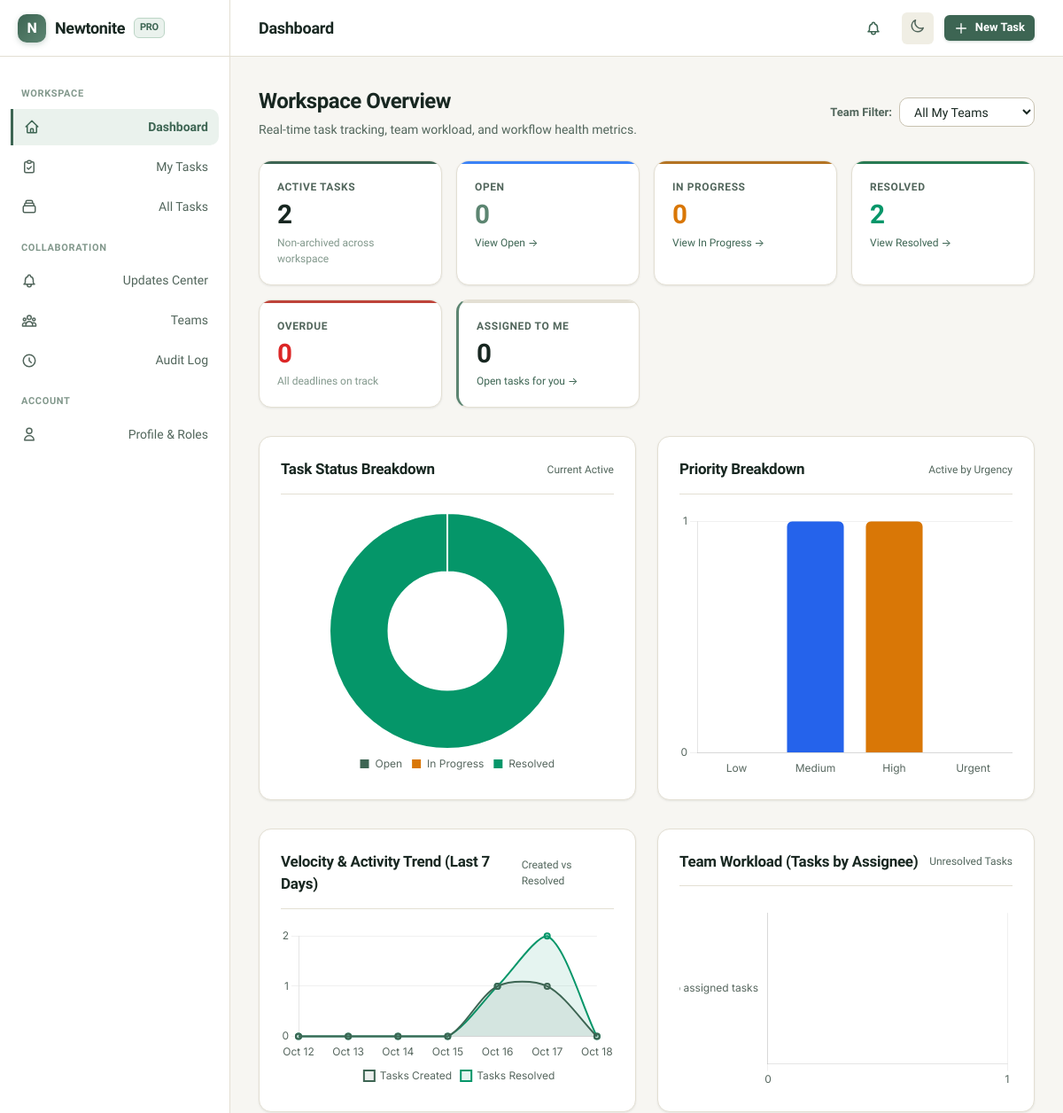
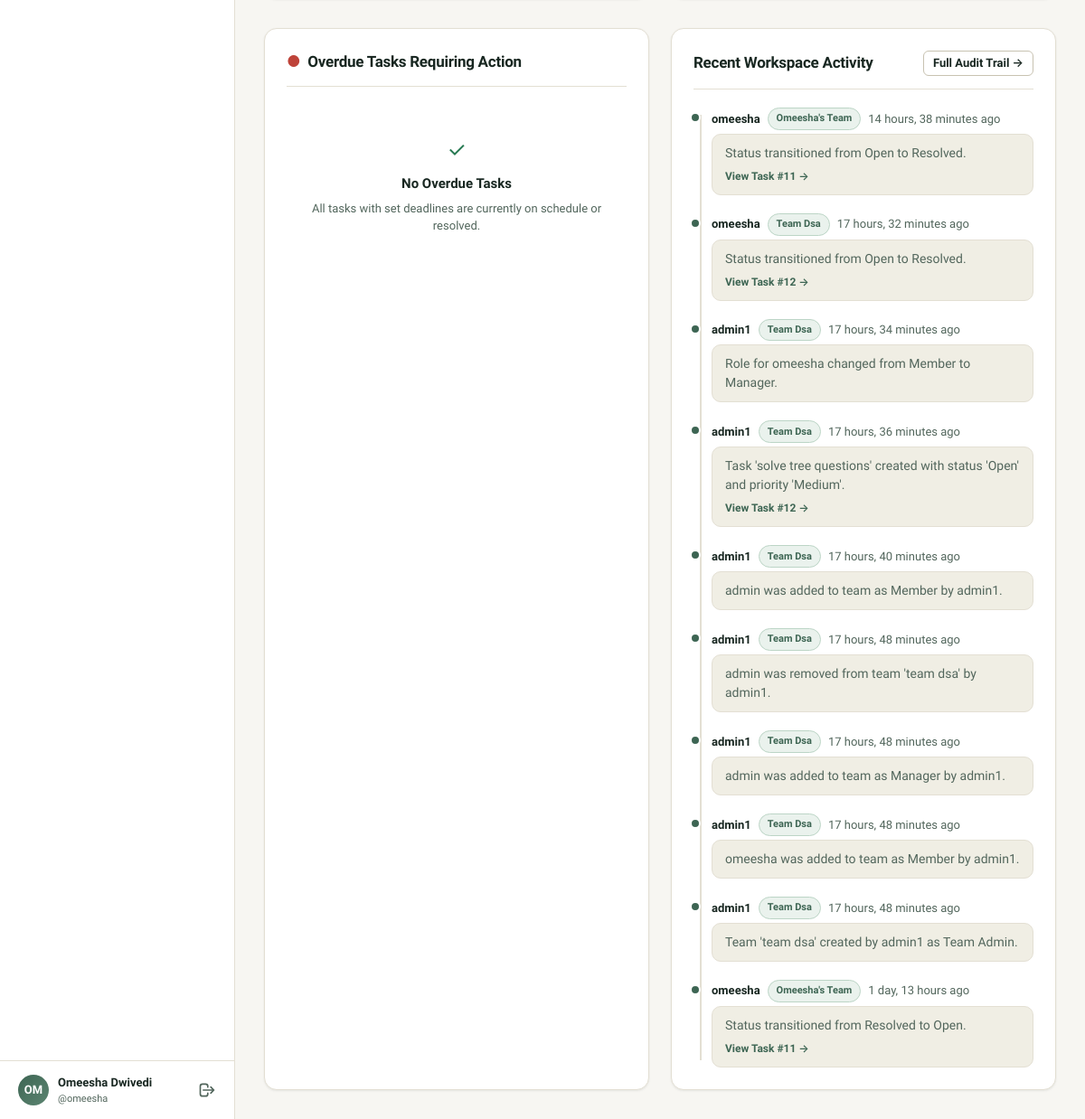
The app's page / (signed in), older data (2 pictures, top to bottom).
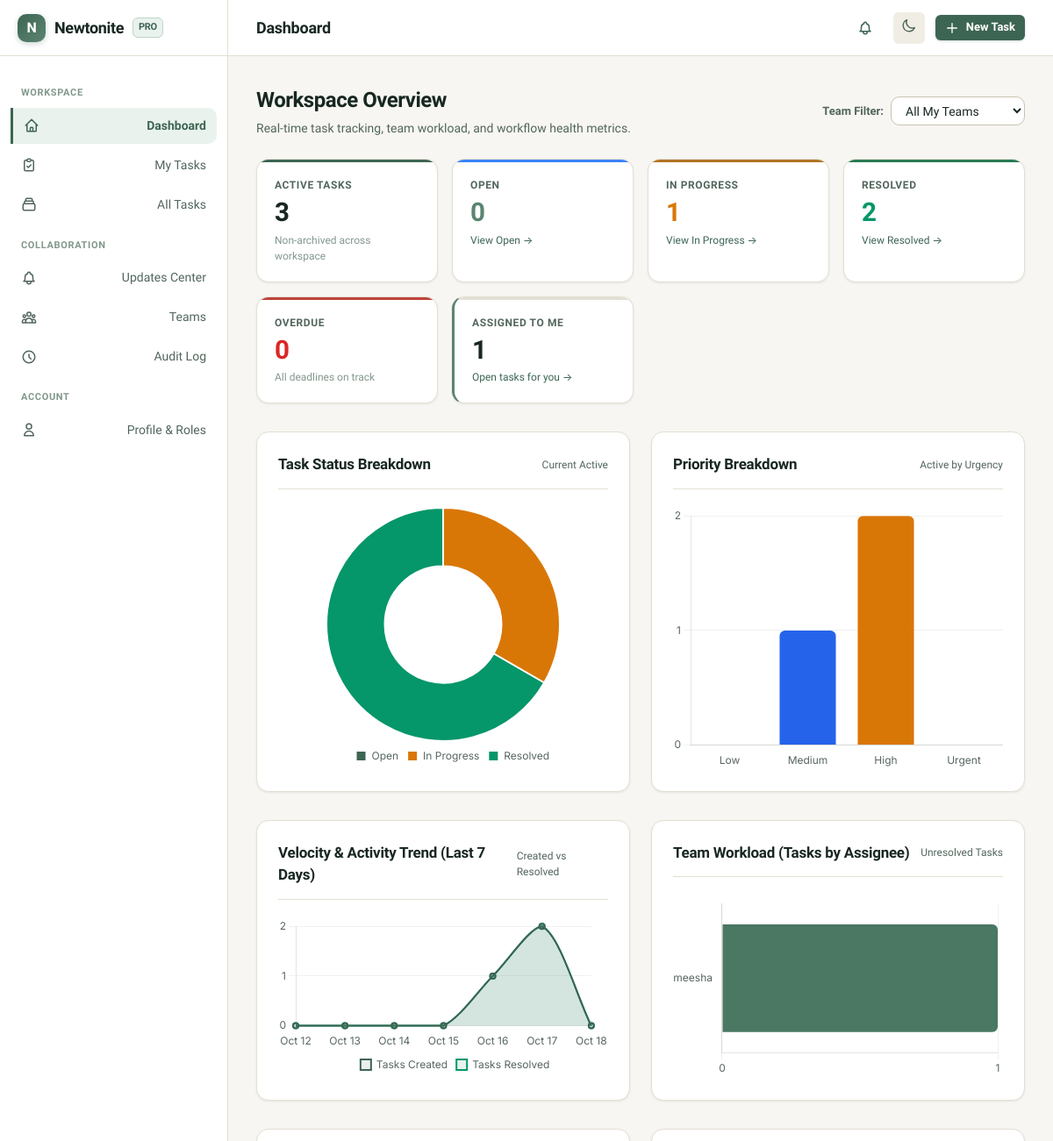
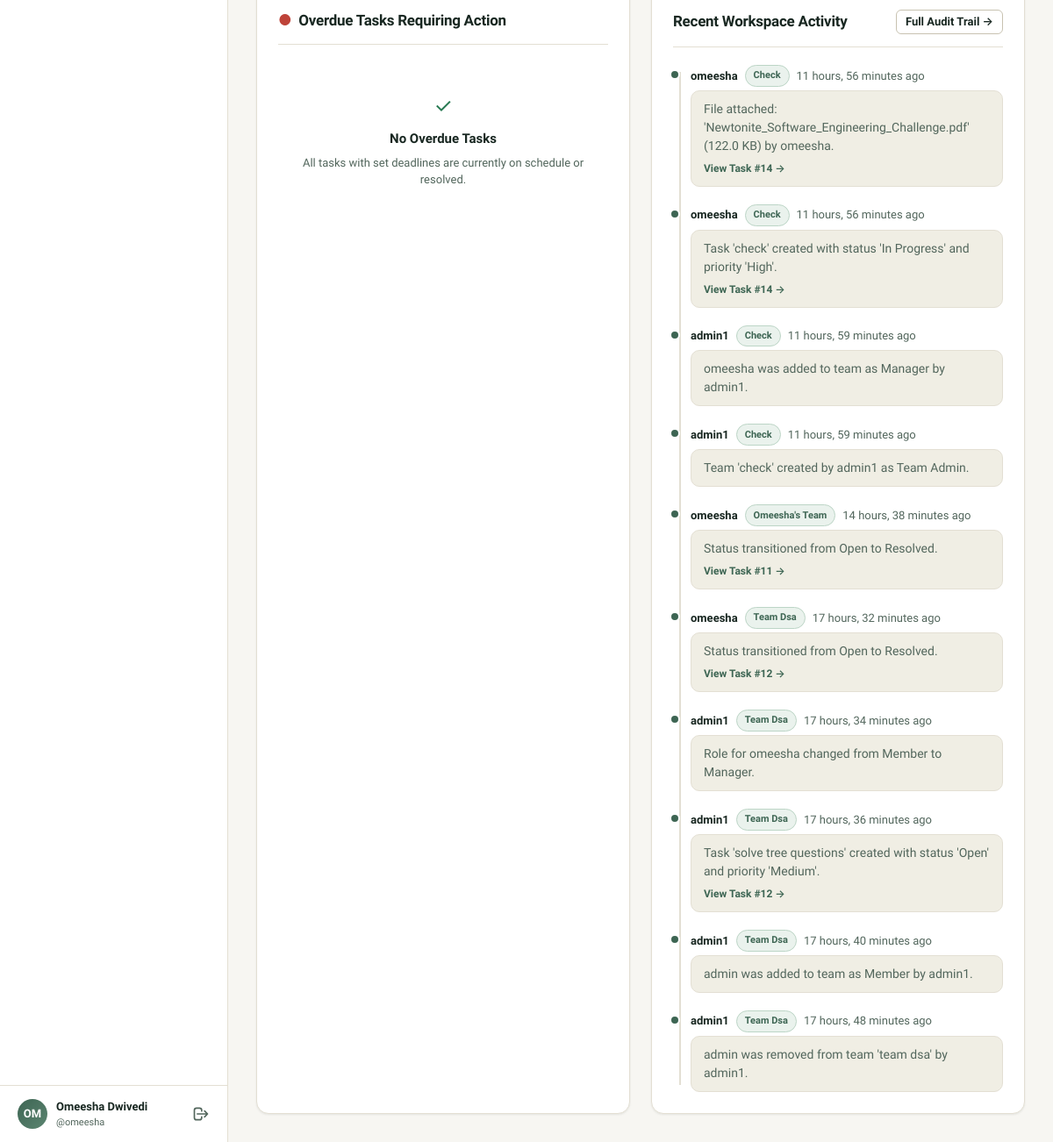
The same page, newer data (2 pictures, top to bottom).
### tasks/models.py (models this page shows, shortened)
class ActivityEvent(models.Model):
    actor = models.ForeignKey(
        User,
        on_delete=models.SET_NULL,
        null=True,
        blank=True,
        related_name='activity_events',
        help_text="User who initiated this action (null if automated or user deleted)."
    )
    team = models.ForeignKey(
        Team,
        on_delete=models.CASCADE,
        related_name='activity_events',
        help_text="Team context for this activity event."
    )
    task = models.ForeignKey(
        Task,
        on_delete=models.SET_NULL,
        null=True,
        blank=True,
        related_name='activity_events',
        help_text="Associated task if applicable."
    )
    event_type = models.CharField(
        max_length=50,
        choices=EventType.choices,
        help_text="Type of activity recorded."
    )
    details = models.TextField(help_text="Human-readable description of the action.")
    previous_state = models.JSONField(
        default=dict,
        blank=True,
        help_text="Structured snapshot of fields prior to change."
    )
    new_state = models.JSONField(
        default=dict,
        blank=True,
        help_text="Structured snapshot of fields after change."
    )
    created_at = models.DateTimeField(auto_now_add=True)
    class Meta:
        ordering = ['-created_at']
        verbose_name = 'Activity Event'
        verbose_name_plural = 'Activity Events'
        indexes = [
            models.Index(fields=['team', 'created_at'], name='activity_team_created_idx'),
            models.Index(fields=['task', 'created_at'], name='activity_task_created_idx'),
            models.Index(fields=['actor', 'created_at'], name='activity_actor_created_idx'),
        ]

class Team(models.Model):
    name = models.CharField(max_length=100, unique=True, help_text="Unique name for the team.")
    description = models.TextField(blank=True, help_text="Short description of the team's mandate.")
    created_at = models.DateTimeField(auto_now_add=True)
    updated_at = models.DateTimeField(auto_now=True)
    class Meta:
        ordering = ['name']
        verbose_name = 'Team'
        verbose_name_plural = 'Teams'

class Task(models.Model):
    title = models.CharField(max_length=200, help_text="Concise title for the task.")
    description = models.TextField(blank=True, help_text="Detailed description of what needs to be done.")
    status = models.CharField(
        max_length=20,
        choices=TaskStatus.choices,
        default=TaskStatus.OPEN,
        help_text="Current state in the task workflow."
    )
    priority = models.CharField(
        max_length=20,
        choices=TaskPriority.choices,
        default=TaskPriority.MEDIUM,
        help_text="Relative urgency or importance."
    )
    team = models.ForeignKey(
        Team,
        on_delete=models.CASCADE,
        related_name='tasks',
        help_text="Team responsible for this task."
    )
    assignee = models.ForeignKey(
        User,
        on_delete=models.SET_NULL,
        null=True,
        blank=True,
        related_name='assigned_tasks',
        help_text="Team member currently assigned to execute the task."
    )
    creator = models.ForeignKey(
        User,
        on_delete=models.PROTECT,
        related_name='created_tasks',
        help_text="User who created the task."
    )
    due_date = models.DateField(
        null=True,
        blank=True,
        help_text="Optional deadline for completion."
    )
    is_archived = models.BooleanField(
        default=False,
        help_text="Archived tasks are retained for audit history but hidden from active workflows."
    )
    archived_at = models.DateTimeField(null=True, blank=True)
    version = models.PositiveIntegerField(
        default=1,
        help_text="Incremented on every update for optimistic concurrency control (stale-update protection)."
    )
    created_at = models.DateTimeField(auto_now_add=True)
    updated_at = models.DateTimeField(auto_now=True)
    class Meta:
        ordering = ['-created_at']
        verbose_name = 'Task'
        verbose_name_plural = 'Tasks'
        indexes = [
            models.Index(fields=['team', 'is_archived', 'status'], name='task_team_arch_status_idx'),
            models.Index(fields=['team', 'is_archived', 'priority'], name='task_team_arch_prio_idx'),
            models.Index(fields=['assignee', 'is_archived', 'status'], name='task_assignee_status_idx'),
            models.Index(fields=['due_date'], name='task_due_date_idx'),
            models.Index(fields=['created_at'], name='task_created_at_idx'),
        ]

### tasks/views.py (the view)
# urls.py: path('', views.dashboard_view, name='dashboard'),
@login_required
def dashboard_view(request):
    team_id = request.GET.get('team')
    dashboard_data = DashboardService.get_dashboard_data(request.user, selected_team_id=team_id)
    NotificationService.check_and_create_deadline_alerts(request.user)
    pending_invitations = WorkspaceInvitation.objects.filter(
        Q(invitee_user=request.user) | Q(invitee_email__iexact=request.user.email),
        status=InvitationStatus.PENDING
    ).select_related('team', 'inviter').distinct()
    context = {
        'title': 'Dashboard',
        'pending_invitations': pending_invitations,
        **dashboard_data
    }
    return render(request, 'dashboard/index.html', context)

### tasks/permissions.py (called while the page is built)
def is_system_admin(user):
    return user.is_authenticated and (user.is_superuser or user.is_staff)

def get_accessible_teams_qs(user):
    if not user.is_authenticated:
        return Team.objects.none()
    if is_system_admin(user):
        return Team.objects.all()
    return Team.objects.filter(memberships__user=user).distinct()

### tasks/services.py (called while the page is built, shortened)
    @classmethod
    def check_and_create_deadline_alerts(cls, user):
        today = timezone.localdate()
        my_tasks = Task.objects.filter(
            assignee=user,
            is_archived=False
        ).exclude(status=TaskStatus.RESOLVED)
        for task in my_tasks.filter(due_date=today):
            recent_alert = InAppNotification.objects.filter(
                recipient=user,
                task=task,
                category=NotificationCategory.DEADLINE,
                created_at__gte=timezone.now() - timedelta(days=1)
            ).exists()

### templates/dashboard/index.html (shortened to what the changed rows need)
{% extends 'base.html' %}
{% block page_title %}Dashboard{% endblock %}
{% block content %}
<div class="dashboard-header" style="display: flex; justify-content: space-between; align-items: center; margin-bottom: 1.5rem; flex-wrap: wrap; gap: 1rem;">
  <div>
    <h2 style="font-size: 1.5rem; font-weight: 800; color: var(--text-main); letter-spacing: -0.02em;">Workspace Overview</h2>
  </div>
</div>
<div class="kpi-grid">
  <div class="kpi-card kpi-primary">
    <span class="kpi-label">Active Tasks</span>
    <span class="kpi-value">{{ total_active }}</span>
    <span class="kpi-subtitle">Non-archived across workspace</span>
  </div>
  <div class="kpi-card kpi-progress">
    <span class="kpi-label">In Progress</span>
    <span class="kpi-value" style="color: #d97706;">{{ in_progress_count }}</span>
    <span class="kpi-subtitle"><a href="{% url 'task_list' %}?status=IN_PROGRESS{% if selected_team %}&team={{ selected_team.id }}{% endif %}">View In Progress &rarr;</a></span>
  </div>
  <div class="kpi-card" style="border-left: 3px solid var(--accent-sage);">
    <span class="kpi-label">Assigned To Me</span>
    <span class="kpi-value">{{ my_tasks_count }}</span>
    <span class="kpi-subtitle"><a href="{% url 'task_list' %}?my=1">Open tasks for you &rarr;</a></span>
  </div>
</div>
<div class="charts-grid">
  <div class="card chart-card">
    <div class="chart-wrapper">
      <canvas id="statusChart"></canvas>
    </div>
  </div>
  <div class="card chart-card">
    <div class="chart-wrapper">
      <canvas id="priorityChart"></canvas>
    </div>
  </div>
</div>
<div class="charts-grid">
  <div class="card chart-card">
    <div class="chart-wrapper">
      <canvas id="activityTrendChart"></canvas>
    </div>
  </div>
  <div class="card chart-card">
    <div class="chart-wrapper">
      <canvas id="workloadChart"></canvas>
    </div>
  </div>
</div>
<div style="display: grid; grid-template-columns: repeat(auto-fit, minmax(360px, 1fr)); gap: 1.5rem; margin-top: 1.5rem;">
  <div class="card">
    {% if recent_activity %}
    <div class="timeline" style="padding-left: 1.25rem;">
      {% for event in recent_activity %}
      <div class="timeline-item">
        <div class="timeline-dot"></div>
        <div class="timeline-header">
          <span class="timeline-actor">{{ event.actor.username|default:"System" }}</span>
          <span class="badge badge-role-member" style="font-size: 0.6875rem;">{{ event.team.name }}</span>
          <span class="timeline-time">{{ event.created_at|timesince }} ago</span>
        </div>
        <div class="timeline-content">
          {{ event.details }}
          {% if event.task %}
          <div style="margin-top: 0.25rem;">
            <a href="{% url 'task_detail' pk=event.task.id %}" style="font-size: 0.75rem; font-weight: 600;">View Task #{{ event.task.id }} &rarr;</a>
          </div>
          {% endif %}
        </div>
      </div>
      {% endfor %}
    </div>
    {% else %}
    <div class="empty-state" style="padding: 2rem 1rem;">
      <div class="empty-state-title" style="font-size: 0.9375rem;">No Activity Recorded Yet</div>
      <p class="empty-state-description" style="font-size: 0.8125rem;">Activity events will be tracked automatically as tasks and memberships evolve.</p>
    </div>
    {% endif %}
  </div>
</div>
{% endblock %}

Row changes from the older to the newer data that the page shows:
no longer on this page (row unchanged): ActivityEvent: actor.username "admin1", team.name "Team Dsa", created_at "17 hours, 48 minutes", details "admin was added to team as Manager by admin1."
no longer on this page (row unchanged): ActivityEvent: actor.username "admin1", team.name "Team Dsa", created_at "17 hours, 48 minutes", details "omeesha was added to team as Member by admin1."
no longer on this page (row unchanged): ActivityEvent: actor.username "admin1", team.name "Team Dsa", created_at "17 hours, 48 minutes", details "Team 'team dsa' created by admin1 as Team Admin."
no longer on this page (row unchanged): ActivityEvent: actor.username "omeesha", team.name "Omeesha's Team", created_at "1 day, 13 hours", details "Status transitioned from Resolved to Open.", task.id "11"
added ActivityEvent: actor.username "omeesha", team.name "Check", created_at "11 hours, 56 minutes", details "File attached: 'Newtonite_Software_Engineering_Challenge.pdf' (122.0 KB) by omeesha.", task.id "14"
added ActivityEvent: actor.username "omeesha", team.name "Check", created_at "11 hours, 56 minutes", details "Task 'check' created with status 'In Progress' and priority 'High'.", task.id "14"
added ActivityEvent: actor.username "admin1", team.name "Check", created_at "11 hours, 59 minutes", details "omeesha was added to team as Manager by admin1."
added ActivityEvent: actor.username "admin1", team.name "Check", created_at "11 hours, 59 minutes", details "Team 'check' created by admin1 as Team Admin."
Text that changed along with them:
{{ total_active }}: "2" → "3"
{{ in_progress_count }}: "0" → "1"
{{ my_tasks_count }}: "0" → "1"
chart data {{ workload_chart_data|safe }}: {'labels': [], 'data': []} → {'labels': ['omeesha'], 'data': [1]}
